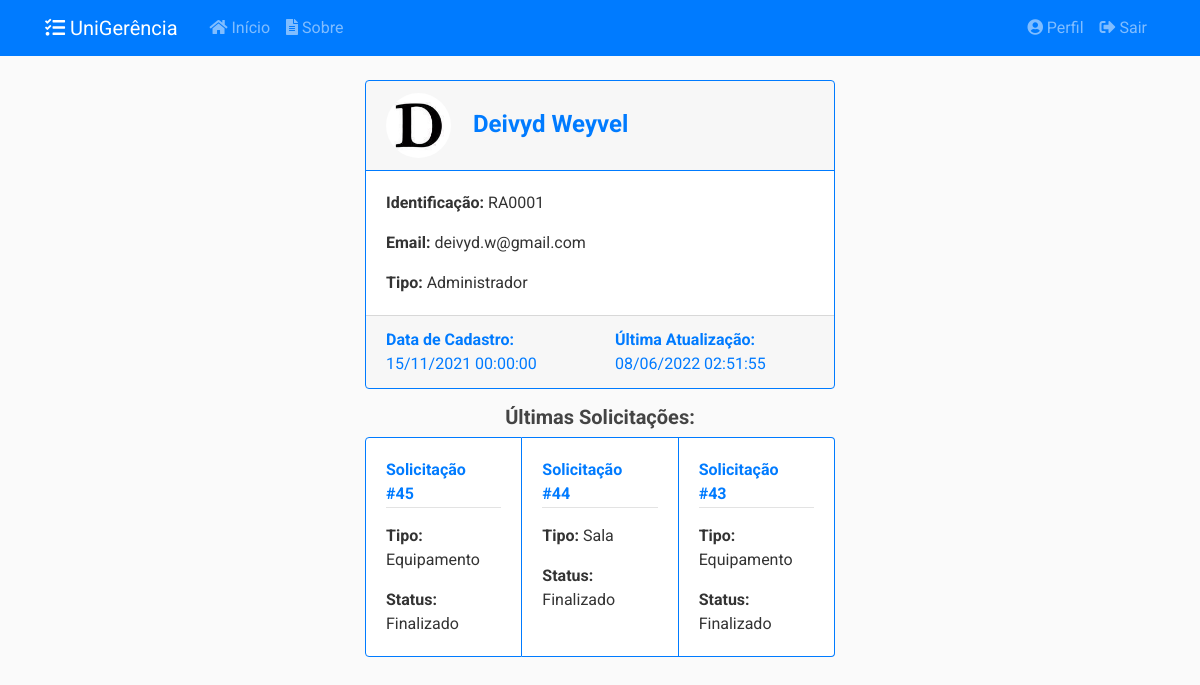
/usuarios/1 (signed in), run on the app's committed database.
### app/models/usuarios.py (models this page shows, shortened)
class Usuario(db.Model, UserMixin):
    __tablename__ = 'usuarios'
    __table_args__ = {'extend_existing': True}
    id = db.Column(db.Integer, primary_key=True)
    nome = db.Column(db.String(100), nullable=False)
    identificacao = db.Column(db.String(20), unique=True, nullable=False)
    email = db.Column(db.String(100), unique=True, nullable=False)
    senha = db.Column(db.String(60), nullable=False)
    data_cadastro = db.Column(db.DateTime, nullable=False,
                              default=datetime.now().astimezone(fuso_horario))
    data_atualizacao = db.Column(db.DateTime, nullable=True)
    tipo = db.Column(db.Enum(TipoUsuario), nullable=False)
    ativo = db.Column(db.Boolean, nullable=False, default=True)
    imagem_perfil = db.Column(db.String(20), nullable=False,
                              default='default.jpg')
    posts = db.relationship('Post', backref='autor',
                            foreign_keys='Post.usuario_id', lazy=True)
    recipiente = db.relationship('Post', backref='destinatario',
                                 foreign_keys='Post.destinatario_id', lazy=True)
    solicitacoes = db.relationship('Solicitacao', backref='autor', lazy=True)
    relatorios = db.relationship('Relatorio', backref='autor', lazy=True)
    def __repr__(self):
        return f"{self.nome} ({self.identificacao})"
    def recuperar_id(usuario_id):
        return Usuario.query.filter_by(id=usuario_id).filter_by(ativo=True).first_or_404()
    def verificar_admin(self):
        if self.tipo.name == 'ADMIN':
            return True
        else:
            return False

### app/models/solicitacoes.py (models this page shows, shortened)
class Solicitacao(db.Model):
    __tablename__ = 'solicitacoes'
    __table_args__ = {'extend_existing': True}
    id = db.Column(db.Integer, primary_key=True)
    status = db.Column(db.Enum(Status), default=Status.ABERTO.name)
    data_abertura = db.Column(db.DateTime, nullable=False,
                              default=datetime.now().astimezone(fuso_horario))
    data_inicio_pref = db.Column(db.Date, nullable=False)
    data_fim_pref = db.Column(db.Date, nullable=False)
    data_retirada = db.Column(db.DateTime, nullable=True)
    data_devolucao = db.Column(db.DateTime, nullable=True)
    data_cancelamento = db.Column(db.DateTime, nullable=True)
    data_finalizacao = db.Column(db.DateTime, nullable=True)
    quantidade = db.Column(db.Integer, nullable=False, default=0)
    descricao = db.Column(db.String(20), nullable=False)
    tipo = db.Column(db.String(20), nullable=False)
    ativo = db.Column(db.Boolean, nullable=False, default=True)
    usuario_id = db.Column(db.Integer, db.ForeignKey('usuarios.id'),
                           nullable=False)
    turno_id = db.Column(db.Integer, db.ForeignKey('turnos.id'),
                           nullable=False)
    turno = db.relationship('Turno', back_populates='solicitacoes')
    __mapper_args__ = {
        'polymorphic_identity': 'SOLICITACAO',
        'polymorphic_on': tipo
    }
    def recuperar_ultimas_autor(usuario, limite):
        return Solicitacao.query.filter_by(autor=usuario).filter_by(
            ativo=True).order_by(Solicitacao.id.desc()).limit(limite)

class SolicitacaoEquipamento(Solicitacao):
    __tablename__ = 'solicitacoes_equipamentos'
    id = db.Column(db.Integer, db.ForeignKey('solicitacoes.id'), primary_key=True)
    tipo_eqp_id = db.Column(db.Integer, db.ForeignKey('tipos_equipamento.id'),
                           nullable=True)
    equipamentos = db.relationship('Equipamento', secondary=solicitacao_e,
                                   back_populates='solicitacoes')
    tipo_eqp = db.relationship('TipoEquipamento', back_populates='solicitacoes')
    __mapper_args__ = {
        'polymorphic_identity': 'EQUIPAMENTO'
    }

class Solicitacao(db.Model):
    __tablename__ = 'solicitacoes'
    __table_args__ = {'extend_existing': True}
    id = db.Column(db.Integer, primary_key=True)
    status = db.Column(db.Enum(Status), default=Status.ABERTO.name)
    data_abertura = db.Column(db.DateTime, nullable=False,
                              default=datetime.now().astimezone(fuso_horario))
    data_inicio_pref = db.Column(db.Date, nullable=False)
    data_fim_pref = db.Column(db.Date, nullable=False)
    data_retirada = db.Column(db.DateTime, nullable=True)
    data_devolucao = db.Column(db.DateTime, nullable=True)
    data_cancelamento = db.Column(db.DateTime, nullable=True)
    data_finalizacao = db.Column(db.DateTime, nullable=True)
    quantidade = db.Column(db.Integer, nullable=False, default=0)
    descricao = db.Column(db.String(20), nullable=False)
    tipo = db.Column(db.String(20), nullable=False)
    ativo = db.Column(db.Boolean, nullable=False, default=True)
    usuario_id = db.Column(db.Integer, db.ForeignKey('usuarios.id'),
                           nullable=False)
    turno_id = db.Column(db.Integer, db.ForeignKey('turnos.id'),
                           nullable=False)
    turno = db.relationship('Turno', back_populates='solicitacoes')
    __mapper_args__ = {
        'polymorphic_identity': 'SOLICITACAO',
        'polymorphic_on': tipo
    }
    def recuperar_ultimas_autor(usuario, limite):
        return Solicitacao.query.filter_by(autor=usuario).filter_by(
            ativo=True).order_by(Solicitacao.id.desc()).limit(limite)

class SolicitacaoSala(Solicitacao):
    __tablename__ = 'solicitacoes_salas'
    id = db.Column(db.Integer, db.ForeignKey('solicitacoes.id'), primary_key=True)
    setor_id = db.Column(db.Integer, db.ForeignKey('setores.id'), nullable=False)
    setor = db.relationship('Setor', back_populates='solicitacoes')
    salas = db.relationship('Sala', secondary= solicitacao_s,
                                    back_populates='solicitacoes')
    __mapper_args__ = {
        'polymorphic_identity': 'SALA',
    }

### app/controllers/usuarios.py (the view)
@usuarios.route("/<int:usuario_id>", methods=['GET'])
@login_required
@admin_required
def usuario(usuario_id):
    usuario = Usuario.recuperar_id(usuario_id)
    solicitacoes = Solicitacao.recuperar_ultimas_autor(usuario, 3)
    return render_template('usuarios/usuario.html',
                           title=usuario, usuario=usuario,
                           solicitacoes=solicitacoes)

### app/models/usuarios.py (called while the page is built)
@login_manager.user_loader
def load_user(user_id):
    return Usuario.query.get(int(user_id))

def admin_required(f):
    @wraps(f)
    def wrap(*args, **kwargs):
        if Usuario.verificar_admin(current_user):
            return f(*args, **kwargs)
        else:
            flash('Você não tem autorização para acessar esta página.', 'danger')
        return redirect(url_for('principal.inicio'))
    return wrap

### app/templates/usuarios/usuario.html
{% extends "layout.html" %}
{% block conteudo %}
<div class="card border-primary mb-3">
    <h4 class="card-header text-primary border-primary">
        <img class="rounded-circle article-img" src="{{ url_for('static', filename='img_perfil/' + usuario.imagem_perfil) }}">
        <strong>{{ usuario.nome }}</strong>
    </h4>
    <div class="card-body">
        <p class="card-text"><strong>Identificação:</strong> {{ usuario.identificacao }}</p>
        <p class="card-text"><strong>Email:</strong> {{ usuario.email }}</p>
        <p class="card-text"><strong>Tipo:</strong> {{ usuario.tipo.value }}</p>
    </div>
    <div class="card-footer">
        <div class="row">
            <div class="col-md-6">
                <a class=""><strong>Data de Cadastro:</strong> {{ usuario.data_cadastro.strftime('%d/%m/%Y %H:%M:%S') }}</a>
            </div>
            <div class="col-md-6">
                {% if usuario.data_atualizacao %}
                <a class=""><strong>Última Atualização:</strong> {{ usuario.data_atualizacao.strftime('%d/%m/%Y %H:%M:%S') }}</a>
                {% endif %}
            </div>
        </div>
    </div>
</div>
<h5 class="card-text text-center"><strong>Últimas Solicitações:</strong></h5>
<div class="card-group">
{% for solicitacao in solicitacoes %}
<div class="card border-primary">
    <div class="card-body">
        <div class="article-metadata mb-3">
            <a class="mr-2" href="{{ url_for('solicitacoes.solicitacao', solicitacao_id=solicitacao.id )}}"><strong>Solicitação #{{ solicitacao.id }}</strong></a>
        </div>
        {% if solicitacao.tipo == 'EQUIPAMENTO' %}
        <p class="card-text"><strong>Tipo:</strong> Equipamento</p>
        {% elif solicitacao.tipo == 'SALA' %}
        <p class="card-text"><strong>Tipo:</strong> Sala</p>
        {% endif %}
        <p class="card-text"><strong>Status:</strong> {{ solicitacao.status.value }}</p>
    </div>
</div>
{% endfor %}
</div>
{% endblock conteudo %}

### app/static/css/main.css (style rules this page uses)
body { background: #fafafad5; color: #333333; margin-top: 5rem; font-family: 'Roboto' !important; }
h1, h2, h3, h4, h5, h6 { color: #444444; }
html { scroll-behavior: smooth; }
.article-img { height: 65px; width: 65px; margin-right: 16px; }
.article-metadata { padding-bottom: 1px; margin-bottom: 4px; border-bottom: 1px solid #e3e3e3 }

### data on the page
Usuario: imagem_perfil (picture), nome "Deivyd Weyvel", identificacao "RA0001", email "deivyd.w@gmail.com", tipo.value "Administrador", data_cadastro "15/11/2021 00:00:00", data_atualizacao "08/06/2022 02:51:55"
SolicitacaoEquipamento: id "45", shows "Tipo:", status.value "Finalizado"
SolicitacaoSala: id "44", shows "Tipo:", status.value "Finalizado"
SolicitacaoEquipamento: id "43", shows "Tipo:", status.value "Finalizado"
